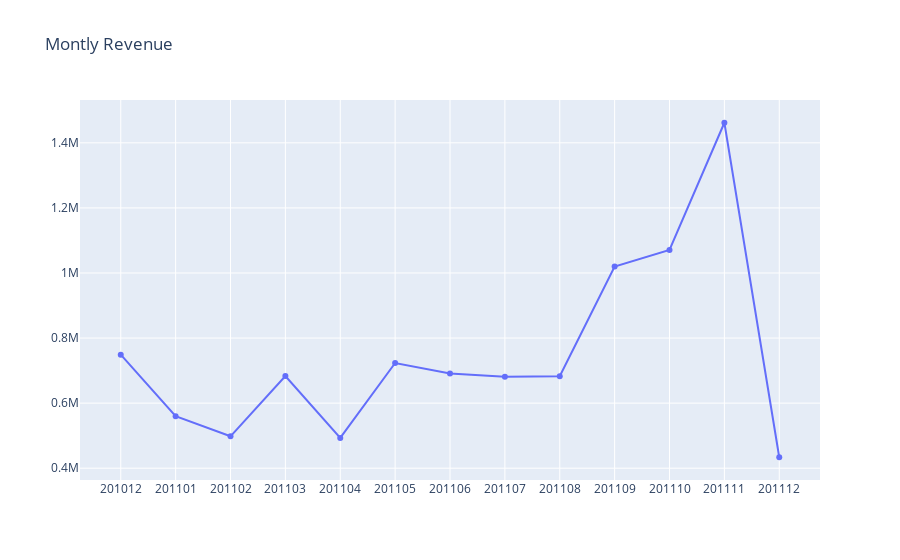

The notebook cell saved with this chart:
### Markdown cell above
## 1. Montly Revenue

### Code cell
#X and Y axis inputs for Plotly graph.
plot_data = [
    go.Scatter(
        x=tx_revenue['InvoiceYearMonth'],
        y=tx_revenue['Revenue'],
    )
]

plot_layout = go.Layout(
        xaxis={"type": "category"},
        title='Montly Revenue'
    )
fig = go.Figure(data=plot_data, layout=plot_layout)
pyoff.plot(fig)
fig.show()

### Figure 1 — Plotly figure (JSON) as saved in the notebook; plotly's stock layout.template omitted (floating-point values rounded to 4 significant figures)
{"data": [{"y": [749000.0, 560000.0, 498100.0, 683300.0, 493200.0, 723300.0, 691100.0, 681300.0, 682700.0, 1020000.0, 1071000.0, 1462000.0, 433700.0], "x": [201012, 201101, 201102, 201103, 201104, 201105, 201106, 201107, 201108, 201109, 201110, 201111, 201112], "type": "scatter"}], "layout": {"xaxis": {"type": "category"}, "title": {"text": "Montly Revenue"}}}
